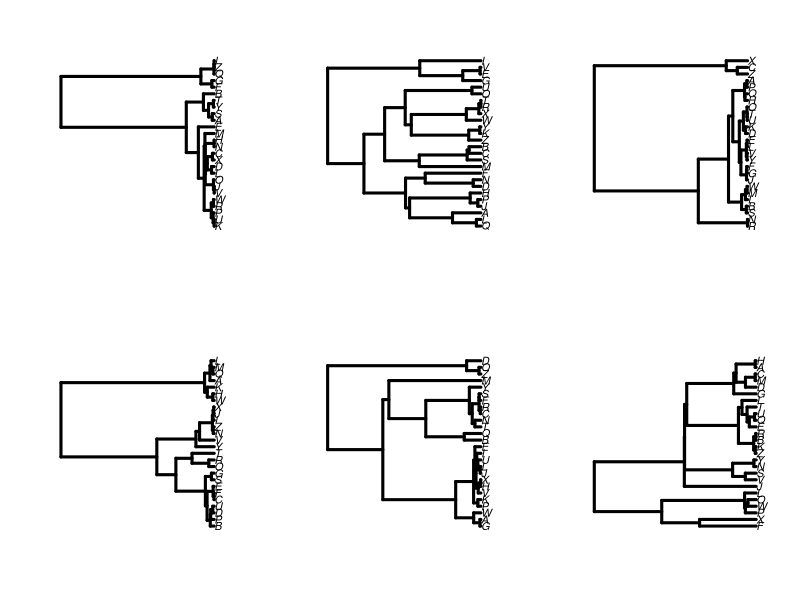

Reproduce this figure in R.
library(ape)
library(phangorn)

setwd("~/Git/bayesian_phylo_lectures/lecture12/")

create_coalescent_tree <- function(num_taxa) {
  LETTERS <- c("A", "B", "C", "D", "E", "F", "G", "H", "I", "J", "K", "L", "M", "N", "O", "P", "Q", "R", "S", "T", "U", "V", "W", "X", "Y", "Z")
  tree <- rcoal(num_taxa, tip.label=LETTERS[1:num_taxa])
  return(tree)
}

# Generate 6 coalescent trees
trees <- lapply(rep(26, 6), create_coalescent_tree)

# Save the plot to a PNG file
png("coalescent_trees.png", width = 2400, height = 1600, pointsize=28)

# Set the plot layout
layout(matrix(1:6, nrow = 2, ncol = 3, byrow = TRUE))

# Plot the trees
for (tree in trees) {
  plot(tree, show.tip.label = TRUE, show.node.label = FALSE, edge.width=3, cex=1)
}

# Close the PNG device
dev.off()

# Reset the plot layout
layout(1)
